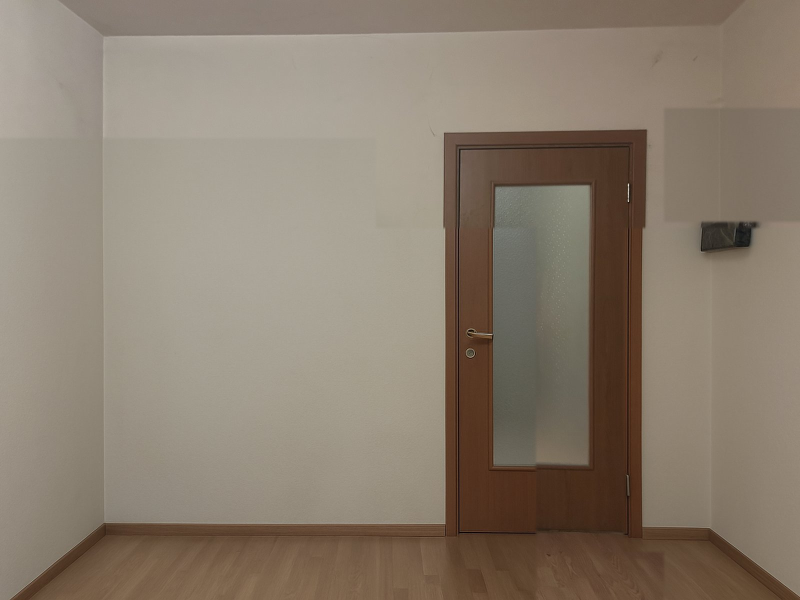
#> input picture test-izchistena.jpg, 1600 x 1200 px (shown at 1/2 size)
$ python -i measurement.py   (imports and definitions only)
#> lines starting #> are read from the running program, lines starting #| are printed output that depends on the picture; after the words box and inside, x2 and y2 are one past the last pixel; in counts of white or black regions, pixels touching at a corner belong together
"""
Локално измерване на помещение от снимка с OpenCV.
Използва мащабен маркер (A4, банкнота, кутия цигари) за калибрация
и перспективна евристика за оценка на размерите.
"""
import math
from typing import Dict, Optional, Tuple

import cv2
import numpy as np


MARKER_SIZES_CM = {
    "a4": {"width": 21.0, "height": 29.7, "label": "A4 лист", "ratio": 29.7 / 21.0},
    "cigarettes": {"width": 8.8, "height": 5.5, "label": "Кутия цигари", "ratio": 8.8 / 5.5},
    "banknote": {"width": 14.7, "height": 8.2, "label": "Банкнота €50", "ratio": 14.7 / 8.2},
}


# [135 lines left out: function detect_marker, not called in this run]


def detect_floor_lines(image: np.ndarray) -> Tuple[np.ndarray, np.ndarray]:
    """
    Открива ръбове и линии в снимката, които може да са ръбове на стая.
    """
    gray = cv2.cvtColor(image, cv2.COLOR_RGB2GRAY)
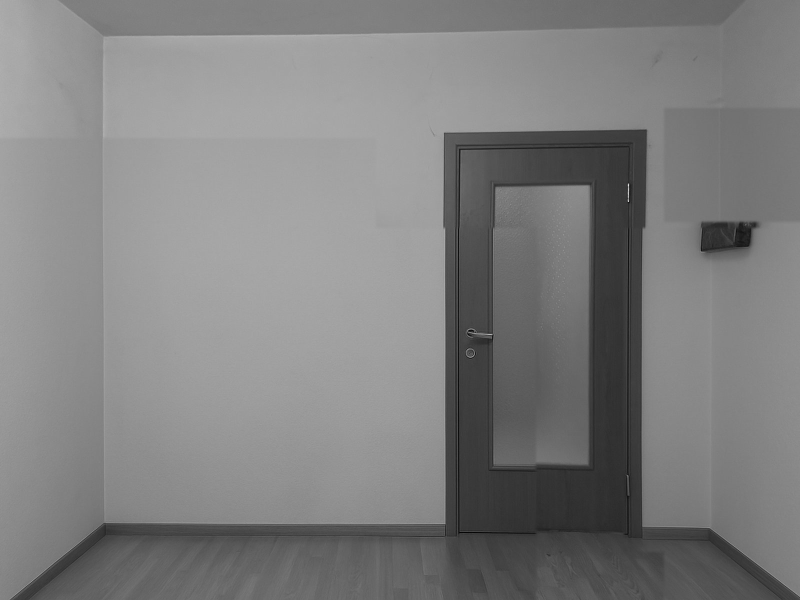
#> gray: shape (1200, 1600) (shown at 1/2 size); min 2, max 242, mean 127.4
    blurred = cv2.GaussianBlur(gray, (5, 5), 0)
    edges = cv2.Canny(blurred, 50, 150)
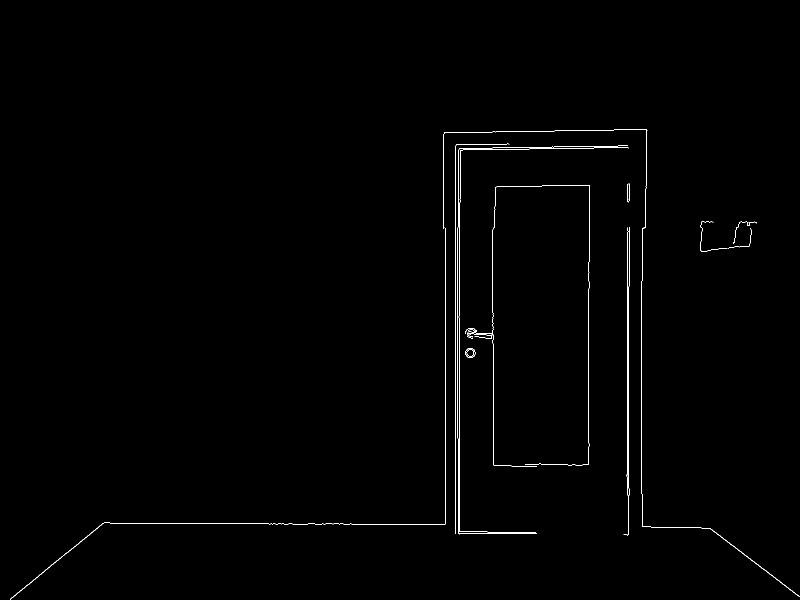
#> edges: shape (1200, 1600) (shown at 1/2 size); 0.54% white in thin lines or dots, all inside (x1, y1, x2, y2) = (20, 258, 1600, 1200)
    lines = cv2.HoughLinesP(
        edges, 1, np.pi / 180, threshold=80,
        minLineLength=max(image.shape[1] // 10, 80),
        maxLineGap=20,
    )
#> lines = 20 rows, first 6: [1257, 1067, 1257, 573], [910, 934, 910, 360], [918, 959, 918, 455], [915, 876, 915, 455], [890, 915, 890, 456], [1177, 926, 1177, 524]
    return edges, lines if lines is not None else np.array([])


# [132 lines left out: functions estimate_room_from_image, _fallback_estimate, not called in this run]

>>> import cv2
>>> picture = cv2.cvtColor(cv2.imread('../test-izchistena.jpg'), cv2.COLOR_BGR2RGB)
>>> result = detect_floor_lines(picture)

$ run again, on test-original.jpg
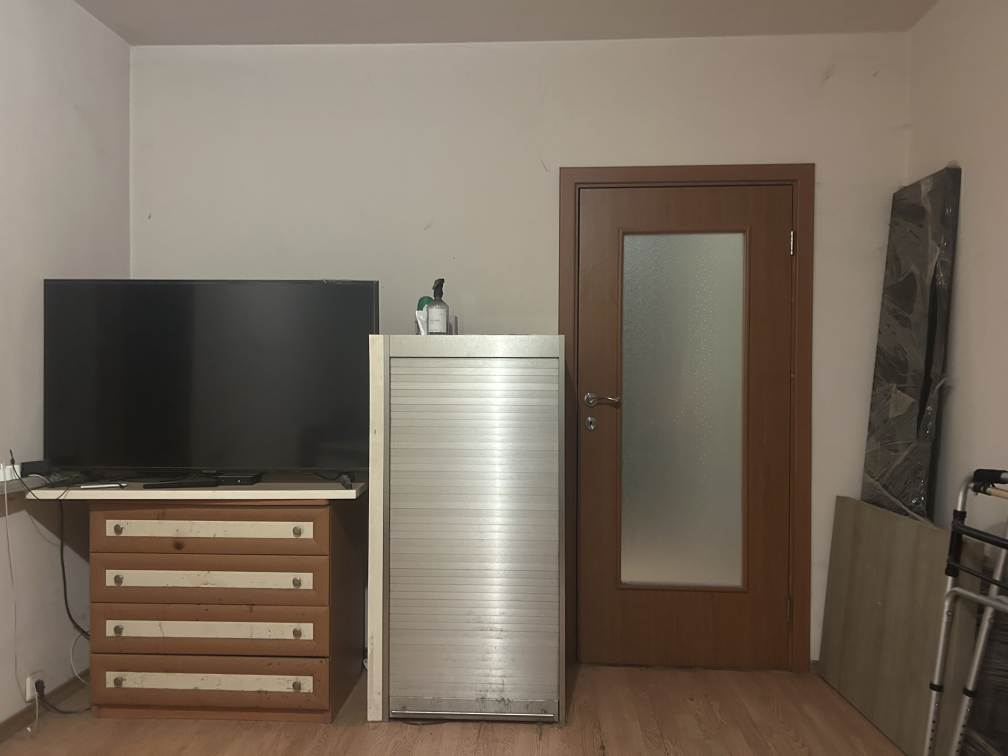
#> input picture test-original.jpg, 4032 x 3024 px (shown at 1/4 size)
#> in detect_floor_lines, `gray = cv2.cvtColor(image, cv2.COLOR_RGB2GRAY)`:
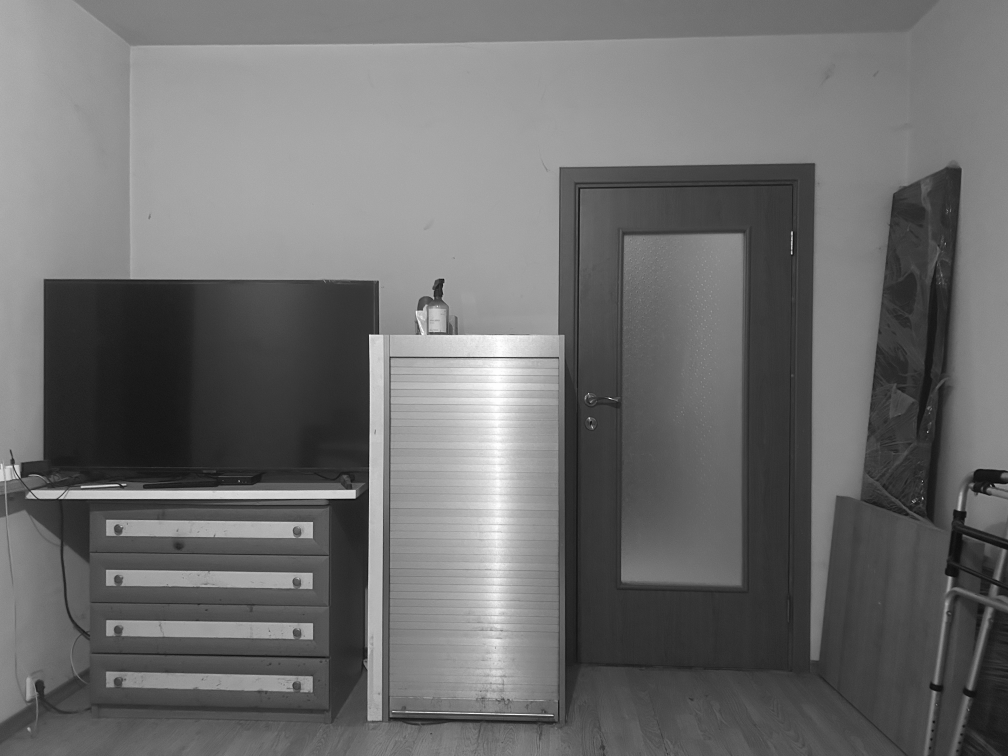
#> gray: shape (3024, 4032) (shown at 1/4 size); min 1, max 255, mean 109.3
#> in detect_floor_lines, `edges = cv2.Canny(blurred, 50, 150)`:
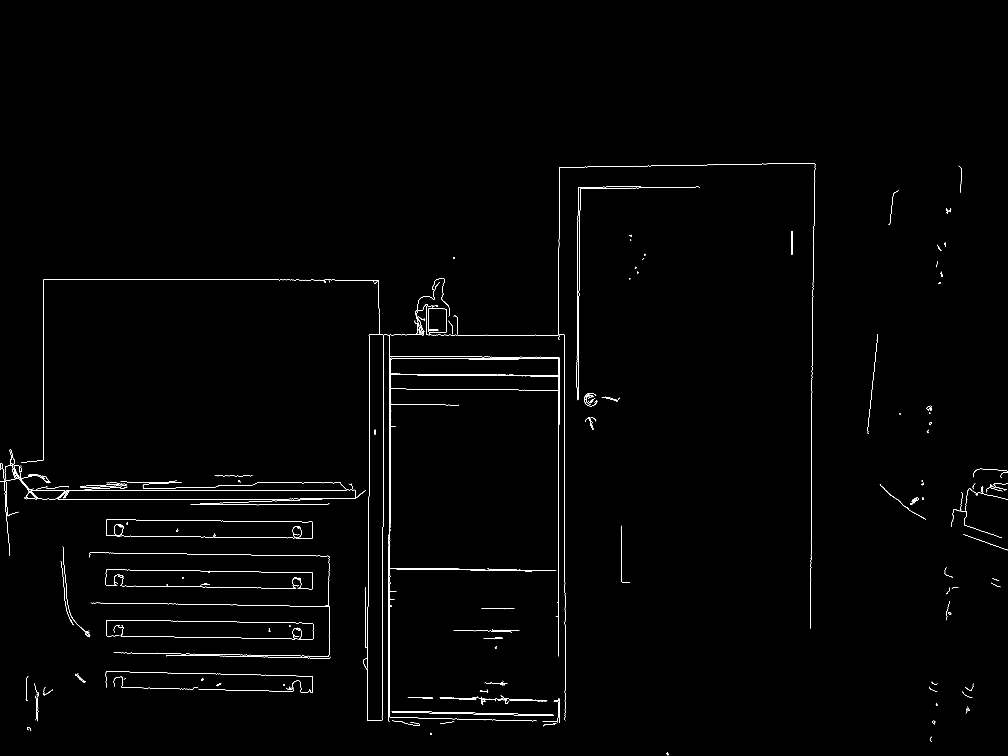
#> edges: shape (3024, 4032) (shown at 1/4 size); 0.47% white in thin lines or dots, all inside (x1, y1, x2, y2) = (0, 652, 4032, 3022)
#> lines = 15 rows, first 6: [169, 1996, 1199, 1996], [2234, 2348, 2234, 1690], [1557, 1882, 1557, 1425], [2258, 2037, 2258, 1342], [115, 1961, 608, 1961], [2310, 668, 3256, 652]
